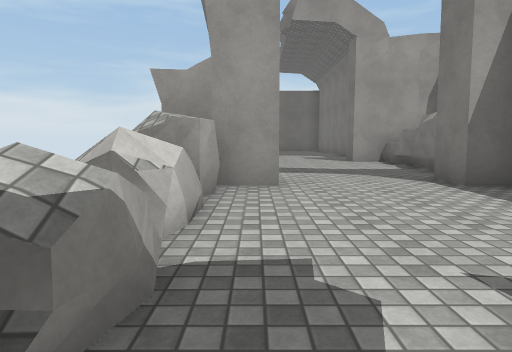
[1] (above)

12 first-person views from a walk through a 3-D level made in the Unity game engine. The camera is 1.2 m above the floor, tilts 6° down and sees 75° across. The floor is counted in squares, 2 m on a side. Each view is taken from the middle of a square. On the plan, view 1 faces up. The plan holds only what a view shows up to about 10 squares ahead; the rest is blank. The place goes on beyond the plan. The player character is not drawn. Surface patterns are stand-ins for the level's own textures.

[2]
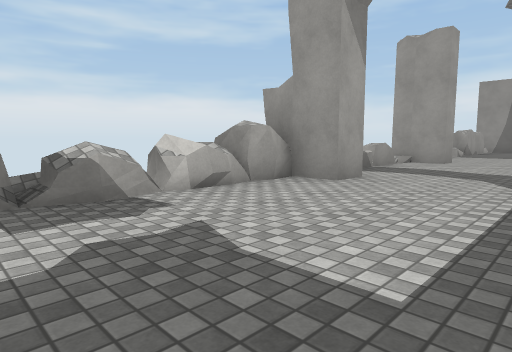

[3]
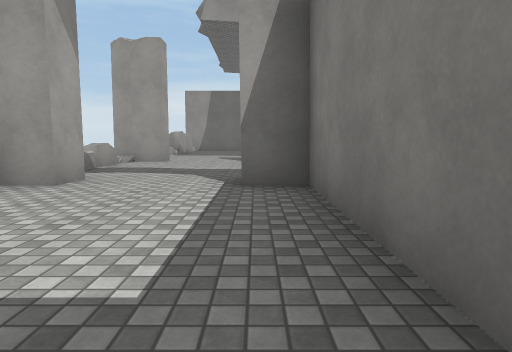

[4]
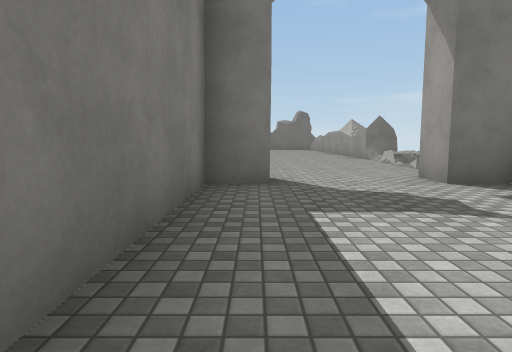

[5]
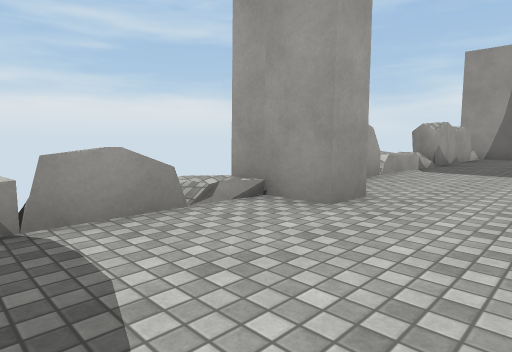

[6]
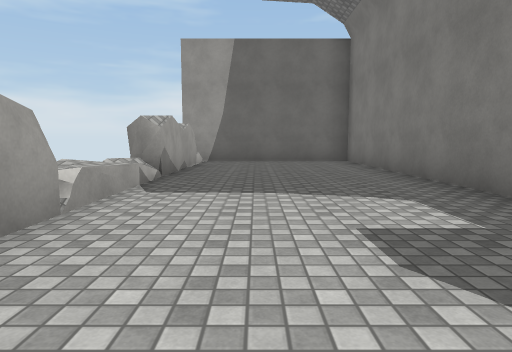

[7]
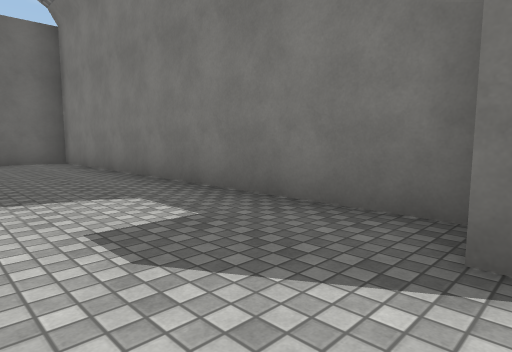

[8]
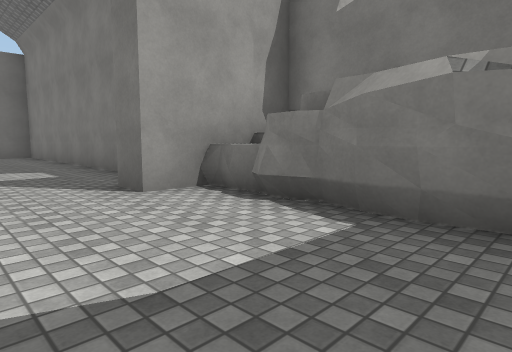

[9]
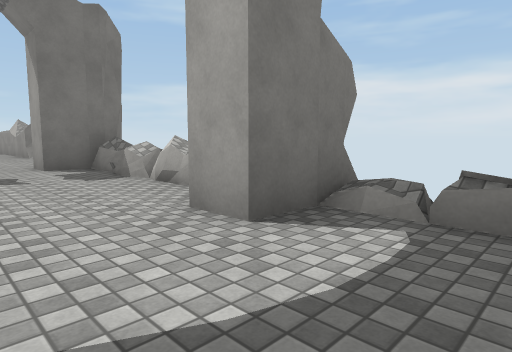

[10]
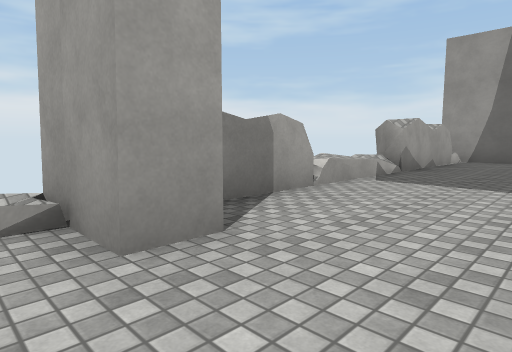

[11]
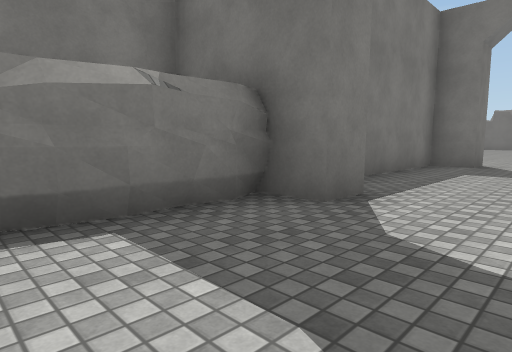

[12]
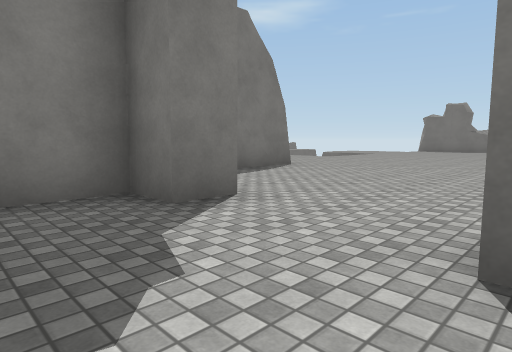

### Floor plan
Key: @ floor where view 1 was taken; # wall or solid block; x gap in a wall; . main floor; : floor 0.25 m higher than the main floor; + floor 0.5 m higher than the main floor; / step, stairs or slope; = window, fence, low wall or low ledge; ^ raised ledge.
Columns run from 2 left of view 1 to 6 right of it. Each row starts with its distance up from view 1.
 20  ######
 19  x....#
 18  #....#
 17  #....#
 16  #....#
 15  =....#
 14  /....#
 13  +....#
 12  #....#
 11  #....#
 10  ##..###
  9   ....^^
  8  ^....#
  7  =....#
  6  :....#
  5  ##..##
  4  #....#
  3  ^....#
  2  x....#
  1  x....#
  0  ^@...#
 -1 ###..##
 -2   .....
 -3  ^......
 -4  x......#
 -5  =......#
 -6  /.......
 -7    ......
 -8     ....
 -9     ...
-10     ..

Positions as (right, up) in squares from view 1, and headings:
1: (0, 0), facing up
2: (3, 0), facing up-left
3: (3, 0), facing up
4: (3, 4), facing down
5: (2, 7), facing up-left
6: (1, 10), facing up
7: (1, 10), facing up-right
8: (1, 6), facing up-right
9: (2, 7), facing down-left
10: (2, 9), facing up-left
11: (1, 8), facing down-right
12: (0, 1), facing down-right
